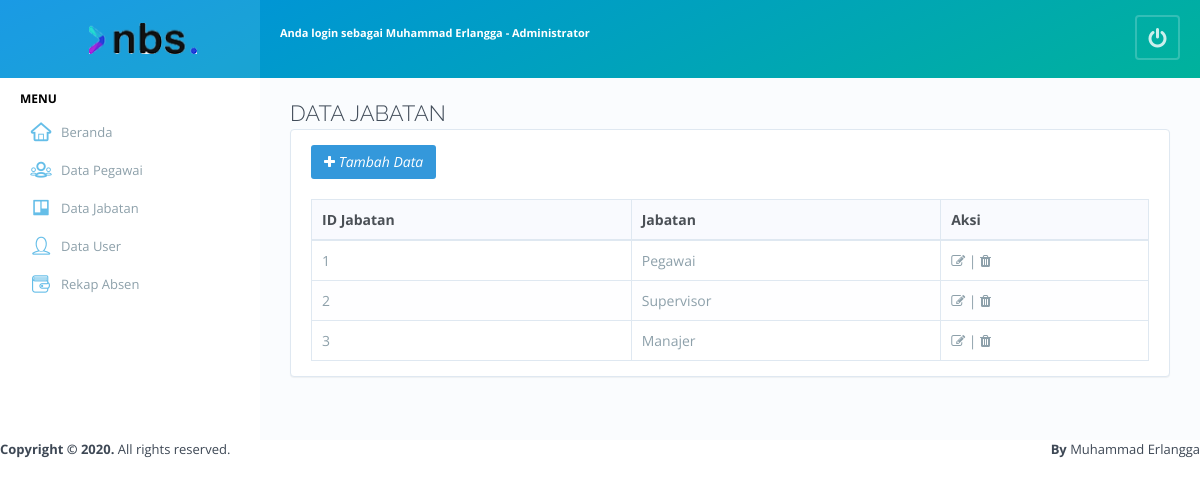
Page /admin/jabatan.php (signed in) on the committed database.
### tables this page shows
CREATE TABLE IF NOT EXISTS `tbl_jabatan` (
`id_jabatan` int(11) NOT NULL,
  `nama_jabatan` varchar(50) NOT NULL
);

### admin/jabatan.php (the view, shortened to what this page needs)
<?php
$nama=$_SESSION["nama"];
?>
<!DOCTYPE html>
<html lang="en">
<head>
<?php include('include/css.php');?>
</head>
    <body>
    <div id="page-wrapper">
        <div id="page-header" class="bg-gradient-9">
    <div id="header-logo" class="logo-bg">
        <a href="././dashboard" class="logo-content-big" title="Attendance App">
        </a>
    </div>
    <div id="header-nav-left">
    <div class="user-account-btn dropdown">
   <span class="bs-badge"><strong>Anda login sebagai <?php echo $nama; ?> - Administrator</strong></span>
    </div>
    </div>
    <div id="header-nav-right">
        <div class="dropdown">
            <a href="././logout" data-placement="bottom" class="popover-button-header tooltip-button" title="Logout">
                <i class="glyph-icon icon-power-off"></i>
            </a>
        </div>
    </div>
</div>
        <div id="page-sidebar">
    <div class="scroll-sidebar">
<?php
include('include/menu.php');
?>
    </div>
</div>
<div id="page-content-wrapper">
            <div id="page-content">
                    <div class="container">
<div id="page-title">
    <h2>Data Jabatan</h2>
<div class="panel">
<div class="panel-body">
    <div class="example-box-wrapper">
    <button class="btn btn-info btn-md" data-toggle="modal" data-target="#ModalAdd">
                        <i class="glyph-icon icon-plus"> Tambah Data</i>
                    </button>
<table id="data" class="table table-striped table-bordered responsive no-wrap" cellspacing="0" width="100%">
<thead>
<tr>
    <th>ID Jabatan</th>
    <th>Jabatan</th>
    <th>Aksi</th>
</tr>
</thead>
<tbody>
    <?php
    include('include/koneksi.php');
        $jabatan = mysqli_query ($konek, "SELECT * FROM tbl_jabatan");
                while ($hasil = mysqli_fetch_array ($jabatan)){
                            ?>
                                <tr>
                                    <td><?=$hasil['id_jabatan'];?></td>
                                    <td><?=$hasil['nama_jabatan'];?></td>
                                    <td><a href="#" class="open_modal" title="Ubah" id="<?=$hasil['id_jabatan'];?>"><i class="glyph-icon icon-edit" aria-hidden="true"></i></a> |
                                        <a href="Delete-Jabatan?id_jabatan=<?=$hasil['id_jabatan'];?>" title="Hapus" onclick="return confirm(\'Anda yakin akan menghapus <?=$hasil['nama_jabatan'];?>?\')"><span class="glyph-icon icon-trash" aria-hidden="true"></span></a>
                    </td>
                                </tr>
                                <?php
                        }
                    ?>
</tbody>
</table>
</div>
</div>
</div>
    </div>
    </div>
<?php include('include/footer.php');?>

### demo/monarch/assets/helpers/backgrounds.css (style rules this page uses)
.bg-gradient-1, .bg-gradient-2, .bg-gradient-3, .bg-gradient-4, .bg-gradient-5, .bg-gradient-6, .bg-gradient-7, .bg-gradient-8, .bg-gradient-9 { background-color: transparent !important; }
.bg-gradient-9 { background: -moz-linear-gradient(-65deg, #008fe2 0, #00b29c 100%); background: -webkit-gradient(linear, left top, right bottom, color-stop(0%, #008fe2), color-stop(100%, #00b29c)); background: -webkit-linear-gradient(-65deg, #008fe2 0, #00b29c 100%); background: -o-linear-gradient(-65deg, #008fe2 0, #00b29c 100%); background: -ms-linear-gradient(-65deg, #008fe2 0, #00b29c 100%); background: linear-gradient(154deg, #008fe2 0, #00b29c 100%); filter: progid: DXImageTransform.Microsoft.gradient(startColorstr='#008fe2', endColorstr='#00b29c', GradientType=1); }

### demo/monarch/assets/helpers/boilerplate.css (style rules this page uses)
html { font-family: sans-serif; -webkit-text-size-adjust: 100%; -ms-text-size-adjust: 100%; }
body { margin: 0; }
b, strong { font-weight: bold; }
button { margin: 0; }
button, input, select, textarea { font-family: inherit; font-size: 100%; }
button, input { line-height: normal; }
button, select { text-transform: none; }
button, html input[type='button'], input[type='reset'], input[type='submit'] { cursor: pointer; -webkit-appearance: button; }
table { border-spacing: 0; border-collapse: collapse; }
a { text-decoration: none; }
a, a:visited, a:focus, a:active, *:visited, *:focus, *:active { outline: none; }
html { font-size: 62.5%; -webkit-tap-highlight-color: rgba(0, 0, 0, 0); }
*, *:before, *:after { -webkit-box-sizing: border-box; -moz-box-sizing: border-box; box-sizing: border-box; }

### demo/monarch/assets/helpers/grid.css (style rules this page uses)
.container { margin-right: auto; margin-left: auto; }
@media (min-width: 768px) { .boxed-layout #page-wrapper, .boxed-layout #page-header, .container { max-width: 750px; } }
@media (min-width: 992px) { .boxed-layout #page-wrapper, .boxed-layout #page-header, .container { max-width: 970px; } }
@media (min-width: 1200px) { .boxed-layout #page-wrapper, .boxed-layout #page-header, .container { max-width: 1170px; } }

### demo/monarch/assets/helpers/typography.css (style rules this page uses)
h1, h2, h3, h4, h5, h6, .h1, .h2, .h3, .h4, .h5, .h6 { font-weight: 500; margin: 0; }
h2, .h2 { font-size: 26px; }

### demo/monarch/assets/helpers/colors.css (style rules this page uses)
.progress-bar-info, .bootstrap-switch-info, .checkbox-info div[id^='uniform-'] span.checked, .radio-info div[id^='uniform-'] span.checked, .badge-info, .label-info, .btn-info, .hover-blue:hover, .hover-info:hover, .bg-blue { color: #fff; border-color: #308dcc; background: #3498db; }
.table, .label-white, .bg-white { background: #fff; }

### demo/monarch/assets/elements/badges.css (style rules this page uses)
.badge, .bs-badge { font-size: 11px; font-weight: bold; line-height: 19px; display: inline-block; min-width: 20px; height: 20px; padding: 0 4px 0 5px; text-align: center; vertical-align: baseline; white-space: nowrap; color: #fff; border-radius: 10px; }

### demo/monarch/assets/elements/buttons.css (style rules this page uses)
.fc-button, .btn { font-size: 14px; font-weight: normal; position: relative; display: inline-block; padding: 0 12px; cursor: pointer; -webkit-user-select: none; -moz-user-select: none; -ms-user-select: none; user-select: none; text-align: center; white-space: nowrap; border-width: 1px; border-style: solid; border-color: transparent; background-image: none; -o-user-select: none; }
.fc-button, .btn, .size-md { line-height: 32px; height: 34px; min-width: 34px; }

### demo/monarch/assets/elements/content-box.css (style rules this page uses)
.panel { margin-bottom: 20px; border-width: 1px; border-style: solid; border-radius: 4px; background-color: #fff; box-shadow: 0 1px 1px rgba(0, 0, 0, .05); }
.panel-body { padding: 15px 20px; position: relative; }

### demo/monarch/assets/widgets/dropdown/dropdown.css (style rules this page uses)
.dropup, .dropdown { position: relative; display: inline-block; }

### demo/monarch/assets/widgets/slidebars/slidebars.css (style rules this page uses)
html, body, #sb-site, .sb-site-container, .sb-slidebar { -webkit-box-sizing: border-box; -moz-box-sizing: border-box; box-sizing: border-box; margin: 0; padding: 0; }

### rows in the picture
tbl_jabatan: id_jabatan "1", nama_jabatan "Pegawai"
tbl_jabatan: id_jabatan "2", nama_jabatan "Supervisor"
tbl_jabatan: id_jabatan "3", nama_jabatan "Manajer"

### other values in the picture
$nama "Muhammad Erlangga"
